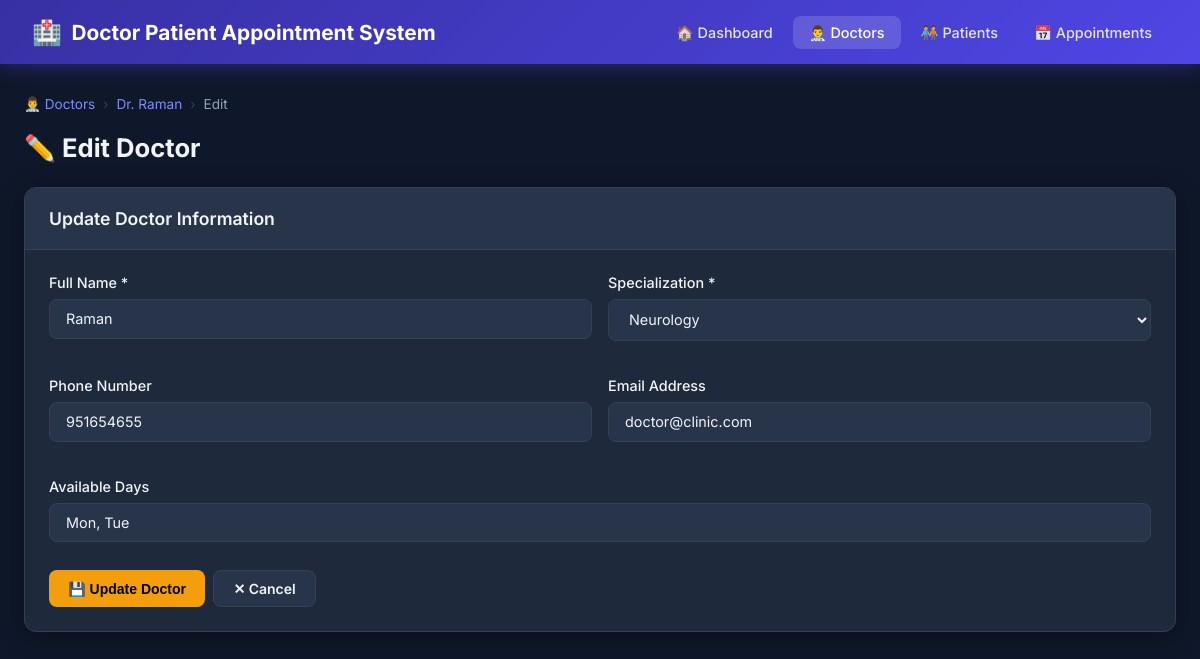
The page /doctors/1/edit on the database its author committed.
### tables this page shows
CREATE TABLE doctors (
            id INTEGER PRIMARY KEY AUTOINCREMENT,
            name TEXT NOT NULL,
            specialization TEXT NOT NULL,
            phone TEXT,
            email TEXT,
            available_days TEXT
        );

### Appointment-main/app.py (the view, shortened to what this page needs)
@app.route('/doctors/<int:id>/edit', methods=['GET', 'POST'])
def doctors_edit(id):
    doctor = query('SELECT * FROM doctors WHERE id = ?', (id,), one=True)
    return render_template('doctors/edit.html', doctor=doctor)

### Appointment-main/app.py (called while the page is built)
def query(sql, args=(), one=False, commit=False):
    db = get_db()
    cur = db.execute(sql, args)
    if commit:
        db.commit()
        db.close()
        return None
    result = cur.fetchone() if one else cur.fetchall()
    db.close()
    return result

### Appointment-main/database.py (called while the page is built)
def get_db():
    conn = sqlite3.connect(DATABASE)
    conn.row_factory = sqlite3.Row
    conn.execute("PRAGMA foreign_keys = ON")
    return conn

### Appointment-main/templates/doctors/edit.html (shortened to what this page needs)
{% extends 'base.html' %}
{% block content %}
<div class="breadcrumb">
  <a href="{{ url_for('doctors_list') }}">👨‍⚕️ Doctors</a>
  <span class="sep">›</span>
  <a href="{{ url_for('doctors_detail', id=doctor.id) }}">Dr. {{ doctor.name }}</a>
  <span class="sep">›</span> Edit
</div>
<div class="page-header">
  <div><h1>✏️ Edit Doctor</h1></div>
</div>
<div class="card">
  <div class="card-header"><h2>Update Doctor Information</h2></div>
  <div class="card-body">
    <form method="POST">
      <div class="form-grid">
        <div class="form-group">
          <label for="name">Full Name *</label>
          <input class="form-control" id="name" name="name" type="text"
                 value="{{ doctor.name }}" required>
        </div>
        <div class="form-group">
          <label for="specialization">Specialization *</label>
          <select class="form-control" id="specialization" name="specialization" required>
            {% for spec in ['Cardiology','Dermatology','Gastroenterology','General Medicine',
                            'Gynecology','Neurology','Oncology','Ophthalmology','Orthopedics',
                            'Pediatrics','Psychiatry','Radiology','Surgery','Urology','ENT'] %}
              <option {{ 'selected' if doctor.specialization == spec else '' }}>{{ spec }}</option>
            {% endfor %}
          </select>
        </div>
        <div class="form-group">
          <label for="phone">Phone Number</label>
          <input class="form-control" id="phone" name="phone" type="tel"
                 value="{{ doctor.phone or '' }}">
        </div>
        <div class="form-group">
          <label for="email">Email Address</label>
          <input class="form-control" id="email" name="email" type="email"
                 value="{{ doctor.email or '' }}">
        </div>
        <div class="form-group" style="grid-column: span 2;">
          <label for="available_days">Available Days</label>
          <input class="form-control" id="available_days" name="available_days" type="text"
                 value="{{ doctor.available_days or '' }}">
        </div>
      </div>
      <div class="action-group" style="margin-top:.5rem">
        <button class="btn btn-warning" type="submit">💾 Update Doctor</button>
        <a href="{{ url_for('doctors_detail', id=doctor.id) }}" class="btn btn-secondary">✕ Cancel</a>
      </div>
    </form>
  </div>
</div>
{% endblock %}

### Appointment-main/static/css/style.css (style rules this page uses)
:root { --primary: #4f46e5; --primary-dark: #3730a3; --primary-light:#818cf8; --success: #10b981; --danger: #ef4444; --warning: #f59e0b; --info: #06b6d4; --bg: #0f172a; --surface: #1e293b; --surface2: #273449; --border: #334155; --text: #f1f5f9; --text-muted: #94a3b8; --radius: 12px; --shadow: 0 4px 24px rgba(0,0,0,0.35); }
* { margin: 0; padding: 0; box-sizing: border-box; }
body { font-family: 'Inter', sans-serif; background: var(--bg); color: var(--text); min-height: 100vh; }
.card { background: var(--surface); border: 1px solid var(--border); border-radius: var(--radius); box-shadow: var(--shadow); overflow: hidden; }
.card-header { background: var(--surface2); padding: 1.25rem 1.5rem; border-bottom: 1px solid var(--border); display: flex; align-items: center; justify-content: space-between; }
.card-header h2 { font-size: 1.1rem; font-weight: 600; }
.card-body { padding: 1.5rem; }
.btn { display: inline-flex; align-items: center; gap: .4rem; padding: .55rem 1.2rem; border-radius: 8px; font-size: .875rem; font-weight: 600; cursor: pointer; border: none; text-decoration: none; transition: all .2s; }
.btn-warning { background: var(--warning); color: #000; }
.btn-secondary { background: var(--surface2); color: var(--text); border: 1px solid var(--border); }
.form-group { margin-bottom: 1.25rem; }
.form-group label { display: block; margin-bottom: .5rem; font-weight: 500; font-size: .9rem; }
.form-control { width: 100%; padding: .65rem 1rem; background: var(--surface2); border: 1px solid var(--border); border-radius: 8px; color: var(--text); font-size: .9rem; transition: border-color .2s, box-shadow .2s; font-family: 'Inter', sans-serif; }
.form-grid { display: grid; grid-template-columns: 1fr 1fr; gap: 1rem; }
.page-header { display: flex; align-items: center; justify-content: space-between; margin-bottom: 1.5rem; }
.page-header h1 { font-size: 1.6rem; font-weight: 700; }
.action-group { display: flex; gap: .5rem; flex-wrap: wrap; }
.breadcrumb { display: flex; gap: .5rem; align-items: center; font-size: .85rem; color: var(--text-muted); margin-bottom: 1.25rem; }
.breadcrumb a { color: var(--primary-light); text-decoration: none; }
.breadcrumb .sep { color: var(--border); }

### rows shown on the page
doctors: name "Raman", phone "951654655", email "doctor@clinic.com", available_days "Mon, Tue"

### other values the page prints
form field specialization "Neurology"
